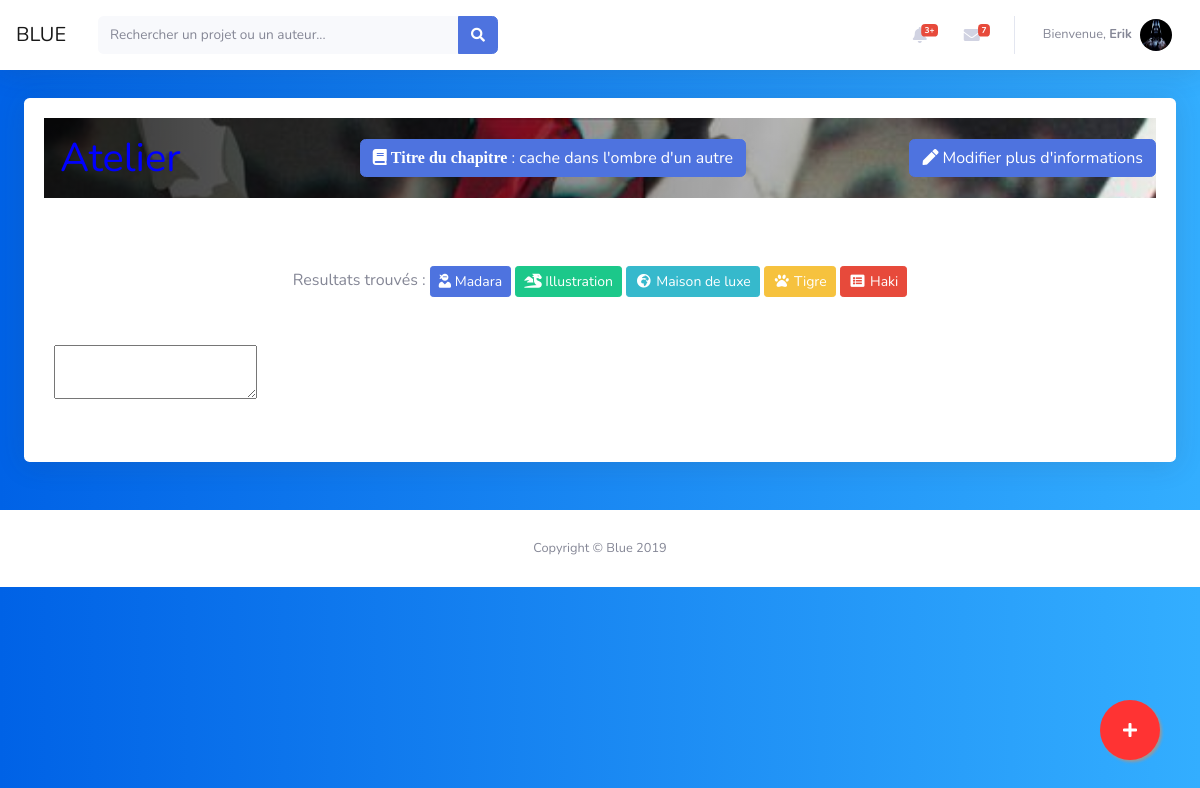
The app's page /story.php?id=52 (signed in), older data.
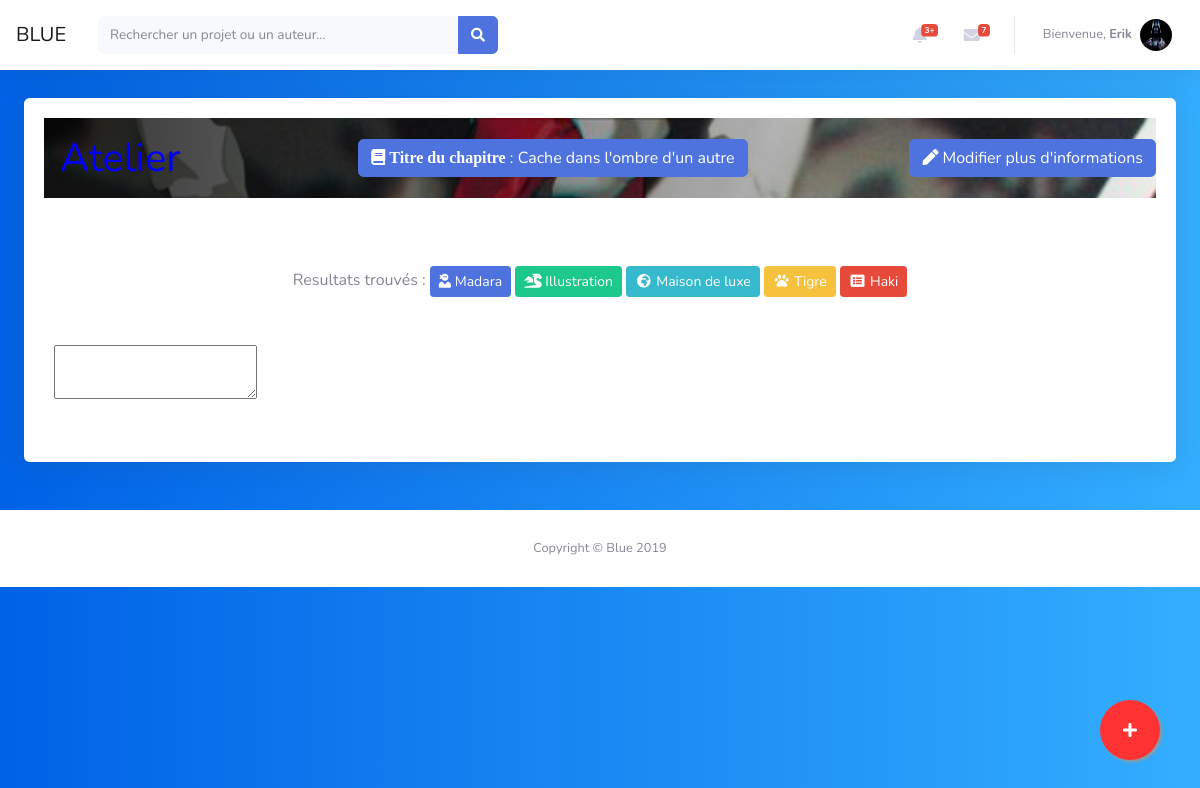
The same page, newer data.
### tables this page shows
CREATE TABLE `chapitre` (
  `id_chapitre` int(11) NOT NULL,
  `titre_chapitre` varchar(30) DEFAULT NULL,
  `description_chapitre` text DEFAULT NULL,
  `texte_chapitre` text NOT NULL,
  `image_chapitre` varchar(100) NOT NULL,
  `id_tome` int(11) DEFAULT NULL
);

### story.php (the view, shortened to what this page needs)
<?php
include "INCLUSION/header.php";
include "TRAITEMENT/connexion.php";
$requete = $bdd->prepare('SELECT * FROM chapitre WHERE id_chapitre = :id');
$requete->execute(array('id' => $_GET['id']));
$donnee = $requete->fetch();
?>
<div class="container-fluid" style="margin-top:50px;">
    <div class="card border-0 shadow my-5">
        <div class="card-body">
            <div class="" style="position: relative;">
                <div class="d-sm-flex align-items-center justify-content-between mb-4" style='z-index:1;background-image: url("IMAGES/CHAPITRES/<?php echo $donnee['image_chapitre']; ?>");background-repeat:no-repeat; background-size:cover;'>
                    <a class="nav-link nav-item" href="#" style=" z-index:1;">
                        <h1 class="font-weight-light text-white" style="text-shadow: 2px 2px black;">
                            <?php if (isset($_SESSION['titre_projet'])) { ?>
                                <img class="avatar rounded img-fluid" style="height:60px;" src="IMAGES/radiant.jpg" />
                                <?php echo $_SESSION['titre_projet']; ?>
                            <?php } else { ?>
                                <h1>Atelier</h1>
                            <?php } ?>
                        </h1>
                    </a>
                    <div class="sidebar-brand-text">
                        <div class="dropdown no-arrow ">
                            <button class="btn btn-primary dropdown-toggle" type="button" id="dropdownMenuButton" data-toggle="dropdown" aria-haspopup="true" aria-expanded="false">
                                <i class="fas fa-book"> Titre du chapitre </i> : <?php echo $donnee['titre_chapitre']; ?>
                            </button>
                        </div>
                    </div>
                    <button style=" z-index:1;" type="button" class="btn btn-primary pull-right" data-toggle="modal" data-target="#exampleModal">
                        <i class="fas fa-pen"> </i> Modifier plus d'informations
                    </button>
                </div>
            </div>
        </div>
        <div class="container mt-4 mb-4 text-center">
            Resultats trouvés :
            <button class="btn btn-sm btn-primary" data-toggle="tooltip" data-placement="top" data-html="true" title='<img class="avatar rounded img-fluid" style="height:60px;" src="IMAGES/radiant.jpg" />
            <hr><span>
            Madara Uchiha (うちはマダラ, Uchiha Madara) was the legendary leader of the Uchiha clan. He founded Konohagakure alongside his childhood friend and rival, Hashirama Senju, with the intention of beginning an era of peace. ... Madara, however, rewrote his death and went into hiding to work on his own plans.
            </span>
            <hr>' type="submit"><i class="fas fa-user-ninja fa-plus"></i> Madara
            </button>
            <button class="btn btn-sm btn-success" data-toggle="tooltip" data-placement="top" data-html="true" title='<img class="avatar rounded img-fluid" style="height:60px;" src="IMAGES/radiant.jpg" />' type="submit"><i class="fas fa-fw fa-dragon"></i> Illustration </button>
            <button class="btn btn-sm btn-info" data-toggle="tooltip" data-placement="top" data-html="true" title='<img class="avatar rounded img-fluid" style="height:60px;" src="IMAGES/radiant.jpg" />' type="submit"><i class="fas fa-fw  fa-globe-africa"></i> Maison de luxe</button>
            <button class="btn btn-sm btn-warning" data-toggle="tooltip" data-placement="top" data-html="true" title='<img class="avatar rounded img-fluid" style="height:60px;" src="IMAGES/radiant.jpg" />' type="submit"><i class="fas fa-fw fa-paw"></i> Tigre</button>
            <button class="btn btn-sm btn-danger" data-toggle="tooltip" data-placement="top" data-html="true" title='<img class="avatar rounded img-fluid" style="height:60px;" src="IMAGES/radiant.jpg" />' type="submit"><i class="fas fa-fw fa-list-alt"></i> Haki</button>
        </div>
        <div class="form-group">
            <div class="container mt-4 mb-4">
                <div class="row justify-content-md-center">
                    <div class="col-md-12 col-lg-12">
                        <div class="form-group">
                            <textarea id="editor"><?php echo $donnee['texte_chapitre']; ?></textarea>
                        </div>
                    </div>
                </div>
            </div>
        </div>
    </div>
</div>
<?php
include "INCLUSION/footer.php";
?>

Row changes from the older to the newer data that the page shows:
changed chapitre: titre_chapitre "cache dans l'ombre d'un autre" → "Cache dans l'ombre d'un autre"
